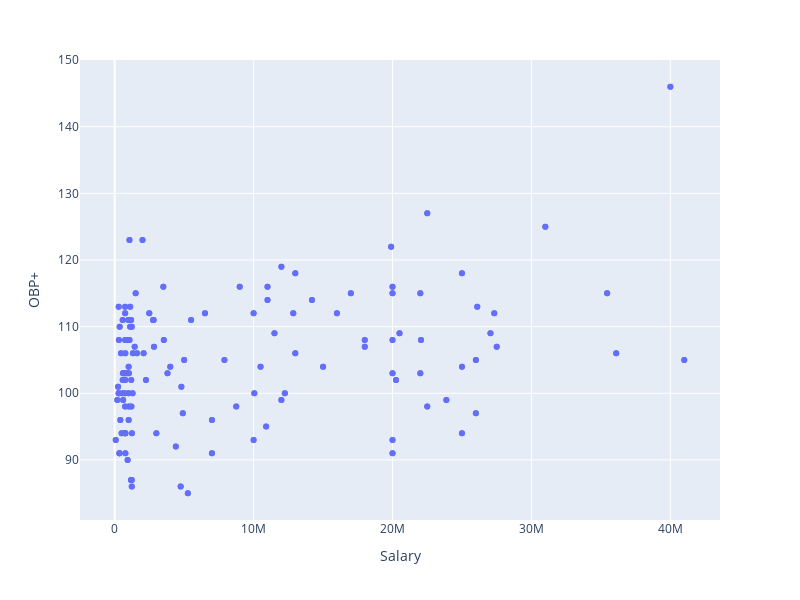

Write notebook code for a chart like this one.
### Code cell
fig = px.scatter(df,
                 x = 'Salary',
                 y = 'OBP+',
                 hover_data = 'Name')

fig.update_layout(width = 800,
                  height = 600)

fig.show()

### Figure 1 — Plotly figure (JSON) as saved in the notebook; plotly's stock layout.template omitted (floating-point values rounded to 4 significant figures; data arrays with more than 128 entries replaced by an {"elided": "..."} marker saying what was removed)
{"data": [{"customdata": {"elided": "262x1 str values"}, "hovertemplate": "Salary=%{x}<br>OBP+=%{y}<br>Name=%{customdata[0]}<extra></extra>", "legendgroup": "", "marker": {"color": "#636efa", "symbol": "circle"}, "mode": "markers", "name": "", "orientation": "v", "showlegend": false, "type": "scatter", "x": {"elided": "262 int values"}, "xaxis": "x", "y": {"elided": "262 float values"}, "yaxis": "y"}], "layout": {"height": 600, "legend": {"tracegroupgap": 0}, "margin": {"t": 60}, "width": 800, "xaxis": {"anchor": "y", "domain": [0, 1], "title": {"text": "Salary"}}, "yaxis": {"anchor": "x", "domain": [0, 1], "title": {"text": "OBP+"}}}}
